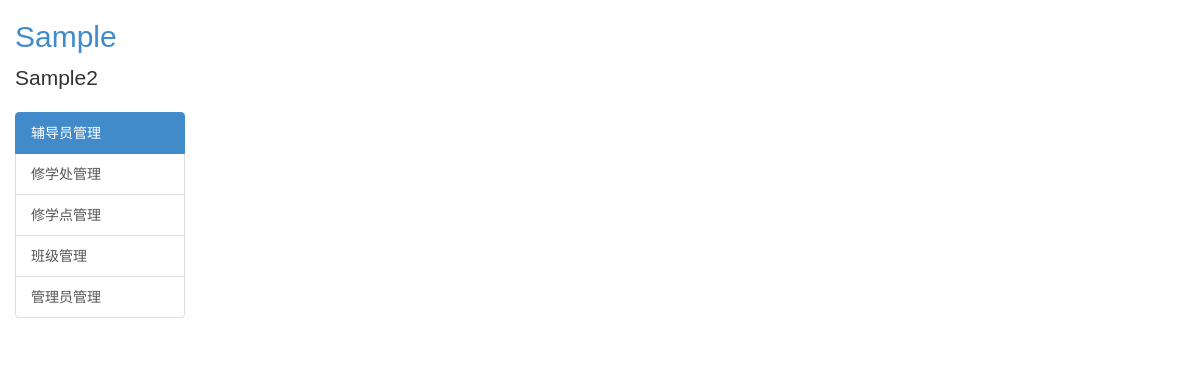
The app's page /auth/user/list, older data.
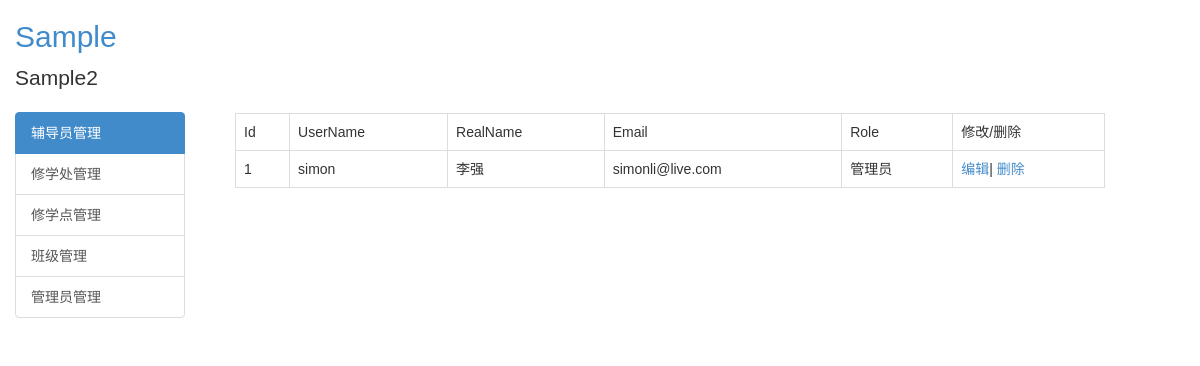
The same page, newer data.
### putidms/models/user.py (models this page shows, shortened)
class User(UserMixin, db.Model):
    __tablename__ = 'users'
    id = db.Column(db.Integer, primary_key=True, autoincrement=True)
    username = db.Column(db.String(50), nullable=False, unique=True, index=True)
    _password_hash = db.Column('password', db.String(255), nullable=False, server_default=u'')
    realname = db.Column(db.String(255))
    email = db.Column(db.String(255), nullable=False)
    last_login_time = db.Column(db.DateTime, default=datetime.now)
    last_login_ip = db.Column(db.String(50), default='')
    login_count = db.Column(db.Integer, nullable=False, default=0)
    is_active = db.Column(db.Boolean, nullable=False, default=True)
    role_id = db.Column(db.Integer, db.ForeignKey('roles.id'))
    create_user = db.Column(db.Integer)
    create_time = db.Column(db.DateTime)
    update_user = db.Column(db.Integer)
    update_time = db.Column(db.DateTime, default=datetime.utcnow)
    is_delete = db.Column(db.Integer, default=0)
    @property
    def password(self):
        raise AttributeError('password is not a readable attribute.')
    @password.setter
    def password(self, password):
        self._password_hash = generate_password_hash(password)

class Role(db.Model):
    __tablename__ = 'roles'
    id = db.Column(db.Integer, primary_key=True, autoincrement=True)
    name = db.Column(db.String(50), nullable=False, unique=True, index=True)
    show_name = db.Column(db.String(100))
    default = db.Column(db.Boolean, default=False, index=True)
    permissions = db.Column(db.Integer)
    users = db.relationship('User', backref='role', lazy='dynamic')

### putidms/auth/views.py (the view)
@mod.route('/user/list')
def user_list():
    users = User.query.all()
    return render_template('auth/user_list.html', users=users)

### putidms/templates/auth/user_list.html
{% extends 'base.html' %}
{% block content %}
    {% if users %}
        <table class="table table-bordered">
            <tr>
                <td>Id</td>
                <td>UserName</td>
                <td>RealName</td>
                <td>Email</td>
                <td>Role</td>
                <td>修改/删除</td>
            </tr>
            {% for u in users %}
                <tr>
                    <td>{{ u.id }}</td>
                    <td>{{ u.username }}</td>
                    <td>{{ u.realname }}</td>
                    <td>{{ u.email }}</td>
                    <td>{{ u.role.show_name }}</td>
                    <td><a href="{{ url_for('auth.user_edit',id=u.id) }}">编辑</a>|
                        <a href="{{ url_for('auth.user_delete',id=u.id) }}">删除</a>
                    </td>
                </tr>
            {% endfor %}
        </table>
    {% endif %}
{% endblock %}

### putidms/templates/base.html (shortened to what this page needs)
<!DOCTYPE html>
<html lang="en">
<head>
    {% block css %}
        <link href="{{ url_for('static', filename='bootstrap/css/bootstrap.min.css') }}" rel="stylesheet"
              type="text/css"/>
        <link href="{{ url_for('static', filename='css/common.css') }}" rel="stylesheet" type="text/css"/>
        <link href="{{ url_for('static', filename='css/jquery-confirm.min.css') }}" rel="stylesheet" type="text/css"/>
    {% endblock %}
</head>
<body>
<header>
    <div class='header-top'>
        <div class="container-fluid">
            <h2 class="putidms-title"><a href="{{ url_for('main.index') }}">Sample</a></h2>
            <p class="lead signature">Sample2</p>
        </div>
    </div>
</header>
<div class="container-fluid">
    <div class="row" id="content2">
        <div class="col-md-2">
            {% block sidebar %}
                <div class="list-group">
                    <a href="{{ url_for('main.counselor_list') }}" class="list-group-item active">辅导员管理</a>
                    <a href="{{ url_for('admin.division_list') }}" class="list-group-item">修学处管理</a>
                    <a href="{{ url_for('admin.department_list') }}" class="list-group-item">修学点管理</a>
                    <a href="{{ url_for('admin.class_list') }}" class="list-group-item">班级管理</a>
                    <a href="{{ url_for('auth.user_list') }}" class="list-group-item">管理员管理</a>
                </div>
            {% endblock %}
        </div>
        <div class="col-md-9" style="margin-left: 20px;">
            <div class="row">
                <div class="col-md-12">
                </div>
            </div>
            <div class="row">
                <div class="col-md-12">
                    {% block content %}{% endblock %}
                </div>
            </div>
        </div>
    </div>
</div>
</body>
</html>

### putidms/static/css/common.css (style rules this page uses)
.putidms-title a { text-decoration: none; }

Row changes from the older to the newer data that the page shows:
added User: id "1", username "simon", realname "李强", email "simonli@live.com", role.show_name "管理员"
Text that changed along with them:
text now shown: "Id UserName RealName Email Role 修改/删除"
